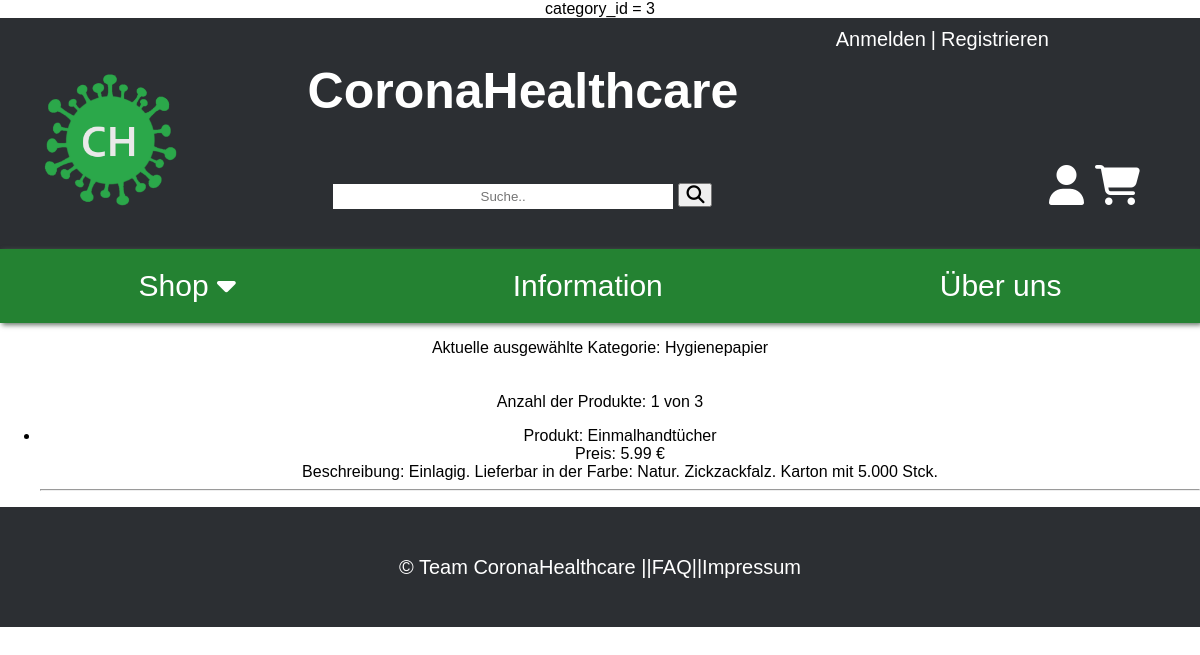
The app's page /index.php?c=shop&a=shop&categoryId=3 with its own data.
### tables this page shows
CREATE TABLE IF NOT EXISTS `category` (
  `id` INT NOT NULL AUTO_INCREMENT,
  `name` VARCHAR(50) NOT NULL,
  PRIMARY KEY (`id`));

CREATE TABLE IF NOT EXISTS `product` (
  `id` INT NOT NULL AUTO_INCREMENT,
  `name` VARCHAR(45) NULL,
  `price` DECIMAL(10,2) NULL,
  `description` VARCHAR(255) NULL DEFAULT 'Zu diesem Produkt gibt es noch keine Beschreibung.',
  `category_id` INT NOT NULL,
  PRIMARY KEY (`id`),
  INDEX `fk_product_category_idx` (`category_id` ASC),
  CONSTRAINT `fk_product_category1`
    FOREIGN KEY (`category_id`)
    REFERENCES `category` (`id`)
    ON DELETE NO ACTION
    ON UPDATE NO ACTION);

### core/controller.class.php (called while the page is built, shortened)
<?php
class Controller
{
	private $_action = null;
	private $_controllerName = null;
	protected $_params = [];
	public function __construct($action = null, $controllerName = null)
	{
		$this->_action         = $action;
		$this->_controllerName = $controllerName;
	}
	public function renderHTML()
	{
		$viewPath = $this->viewPath($this->_controllerName, $this->_action);
		extract($this->_params);
		if(file_exists($viewPath))
		{
				include $viewPath;
		}
		include __DIR__.'/../views/layout.php';
	}
	protected function viewPath($controllerName, $action)
	{
		return __DIR__.'/../views/'.$controllerName.'/'.$action.'.php';
	}
}

### core/_baseModel.class.php (called while the page is built, shortened)
<?php
abstract class BaseModel
{
    public static function tablename()
    {
        $class = get_called_class();
        if(defined($class.'::TABLENAME'))
        {
            return $class::TABLENAME;
        }
        return null;
    }
    public static function find($where = '')
    {
        $db = $GLOBALS['db'];
        $result = null;
        try
        {
            $sql = 'SELECT * FROM ' . self::tablename();
            if(!empty($where))
            {
                $sql .= ' WHERE ' . $where . ';';
            }
            $result = $db->query($sql)->fetchAll();
        }
        catch (PDOException $e)
        {
            die('Select statement failed: ' . $e->getMessage());
        }
        return $result;
    }
    public static function findOne($whereStr = '')
    {
        $results = self::find($whereStr);
        if(count($results) > 0)
        {
            return $results[0];
        }
        return null;
    }
}

### controller/shop_controller.php (called while the page is built, shortened)
<?php
class ShopController extends \app\core\Controller
{
    public function actionShop($categoryId = null, $priceMax = null, $priceMin = null)
    {
        if(isset($_GET['categoryId']))
        {
            $categoryId = $_GET['categoryId'];
        }
        $products = \app\models\Product::find();
        $filterString = '';
        if(isset($categoryId))
        {
            $currentCategory = \app\models\Category::findOne('id = ' . $categoryId);
            $filterString = 'category_id = ' .$categoryId;
        }
        print_r($filterString);
    }
}

### views/shop/shop.php (the view)
<html>
<p>
<?php if (isset($currentCategory)):  ?>
    Aktuelle ausgewählte Kategorie: <?= $currentCategory ?><br><br><br>
<?php endif; ?>
Anzahl der Produkte: <?= $amountOfFilteredProducts ?> von <?= $amountOfAllProducts ?>
    <div>
        <ul>
            <?php foreach($products as $key=> $value): ?>
                <li>
                    Produkt: <?= $products[$key]['name']; ?> <br>
                    Preis: <?= $products[$key]['price']; ?> € <br>
                    Beschreibung: <?= $products[$key]['description']; ?> <br>
                </li>
                <hr>
            <?php endforeach; ?>
        </ul>
    </div>
</p>
</html>

### assets/styles/style.css (style rules this page uses)
* { box-sizing: border-box; text-decoration: none; text-align: center; font-family: Arial, sans-serif; }
body { margin: 0; }

### records on screen
category: name "Hygienepapier", id "3"
product: name "Einmalhandtücher", price "5.99", description "Einlagig. Lieferbar in der Farbe: Natur. Zickzackfalz. Karton mit 5.000 Stck."

### other values on screen
$amountOfFilteredProducts "1"
